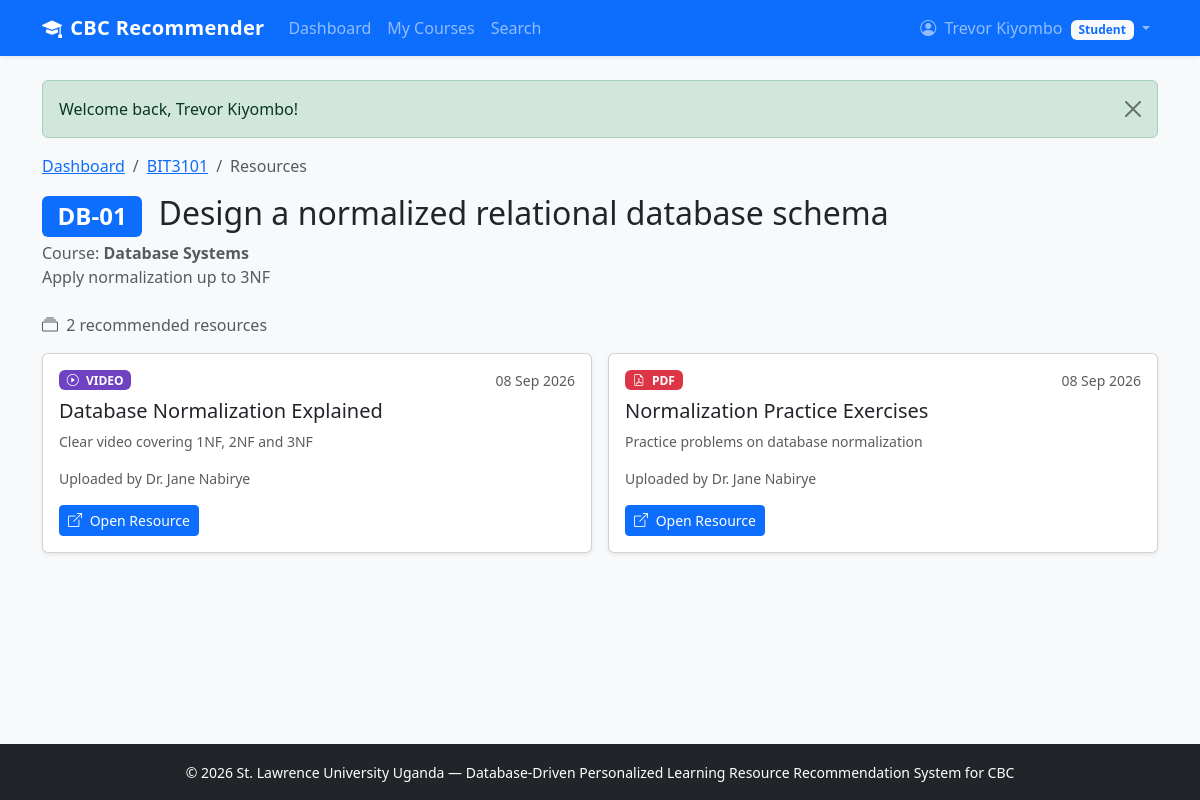
/student/resources.php?competency_id=1 (signed in), run on the app's committed database.
### tables this page shows
CREATE TABLE competencies (
    competency_id INT PRIMARY KEY AUTO_INCREMENT,
    course_id INT NOT NULL,
    competency_code VARCHAR(30),
    competency_name VARCHAR(255) NOT NULL,
    description TEXT,
    FOREIGN KEY (course_id) REFERENCES courses(course_id) ON DELETE CASCADE
);

CREATE TABLE courses (
    course_id INT PRIMARY KEY AUTO_INCREMENT,
    course_code VARCHAR(20) UNIQUE NOT NULL,
    course_name VARCHAR(150) NOT NULL,
    description TEXT,
    created_at TIMESTAMP DEFAULT CURRENT_TIMESTAMP
);

CREATE TABLE resources (
    resource_id INT PRIMARY KEY AUTO_INCREMENT,
    competency_id INT NOT NULL,
    resource_title VARCHAR(255) NOT NULL,
    resource_type ENUM('link', 'pdf', 'video', 'document') NOT NULL,
    resource_url VARCHAR(500) NOT NULL,
    description TEXT,
    status ENUM('pending', 'approved', 'rejected') NOT NULL DEFAULT 'approved',
    uploaded_by INT NOT NULL,
    upload_date TIMESTAMP DEFAULT CURRENT_TIMESTAMP,
    FOREIGN KEY (competency_id) REFERENCES competencies(competency_id) ON DELETE CASCADE,
    FOREIGN KEY (uploaded_by) REFERENCES users(user_id) ON DELETE CASCADE
);

CREATE TABLE users (
    user_id INT PRIMARY KEY AUTO_INCREMENT,
    username VARCHAR(50) UNIQUE NOT NULL,
    password VARCHAR(255) NOT NULL,
    full_name VARCHAR(100) NOT NULL,
    email VARCHAR(100) UNIQUE NOT NULL,
    role ENUM('student', 'lecturer', 'admin') NOT NULL DEFAULT 'student',
    created_at TIMESTAMP DEFAULT CURRENT_TIMESTAMP
);

### includes/functions.php (called while the page is built, shortened)
<?php
function e(?string $value): string
{
    return htmlspecialchars($value ?? '', ENT_QUOTES, 'UTF-8');
}

### student/resources.php (the view, shortened to what this page needs)
<?php
$competency_id = (int)($_GET['competency_id'] ?? 0);
$pdo = getPDO();
$stmt = $pdo->prepare('
    SELECT c.competency_id, c.competency_code, c.competency_name, c.description,
           co.course_id, co.course_code, co.course_name
    FROM competencies c
    JOIN courses co ON co.course_id = c.course_id
    WHERE c.competency_id = ?
');
$stmt->execute([$competency_id]);
$competency = $stmt->fetch();
$stmt = $pdo->prepare('
    SELECT r.resource_id, r.resource_title, r.resource_type, r.resource_url,
           r.description, r.upload_date, r.status, u.full_name AS uploaded_by_name
    FROM resources r
    JOIN users u ON u.user_id = r.uploaded_by
    WHERE r.competency_id = ? AND r.status = ?
    ORDER BY r.upload_date DESC
');
$stmt->execute([$competency_id, 'approved']);
$resources = $stmt->fetchAll();
require_once __DIR__ . '/../includes/header.php';
?>
<nav aria-label="breadcrumb">
    <ol class="breadcrumb">
        <li class="breadcrumb-item"><a href="dashboard.php">Dashboard</a></li>
        <li class="breadcrumb-item">
            <a href="competencies.php?course_id=<?= (int)$competency['course_id'] ?>">
                <?= e($competency['course_code']) ?>
            </a>
        </li>
        <li class="breadcrumb-item active">Resources</li>
    </ol>
</nav>
<div class="mb-4">
    <h2 class="mb-1">
        <?php if ($competency['competency_code']): ?>
            <span class="badge bg-primary me-2"><?= e($competency['competency_code']) ?></span>
        <?php endif; ?>
        <?= e($competency['competency_name']) ?>
    </h2>
    <p class="text-muted">
        Course: <strong><?= e($competency['course_name']) ?></strong>
        <?php if (!empty($competency['description'])): ?>
            <br><?= e($competency['description']) ?>
        <?php endif; ?>
    </p>
</div>
<?php if (empty($resources)): ?>
    <div class="alert alert-info">
        <i class="bi bi-info-circle me-2"></i>
        No learning resources have been tagged to this competency yet.
        Please check back later or contact your lecturer.
    </div>
<?php else: ?>
    <p class="text-muted mb-3">
        <i class="bi bi-collection me-1"></i>
        <?= count($resources) ?> recommended resource<?= count($resources) === 1 ? '' : 's' ?>
    </p>
    <div class="row g-3">
        <?php foreach ($resources as $res): ?>
            <?php
            $typeClass = match ($res['resource_type']) {
                'link'     => 'badge-type-link',
                'pdf'      => 'badge-type-pdf',
                'video'    => 'badge-type-video',
                'document' => 'badge-type-document',
                default    => 'bg-secondary',
            };
            $typeIcon = match ($res['resource_type']) {
                'link'     => 'bi-link-45deg',
                'pdf'      => 'bi-file-earmark-pdf',
                'video'    => 'bi-play-circle',
                'document' => 'bi-file-earmark-text',
                default    => 'bi-file',
            };
            ?>
            <div class="col-md-6">
                <div class="card card-resource h-100 shadow-sm">
                    <div class="card-body">
                        <div class="d-flex justify-content-between align-items-start mb-2">
                            <span class="badge <?= $typeClass ?>">
                                <i class="bi <?= $typeIcon ?> me-1"></i>
                                <?= e(strtoupper($res['resource_type'])) ?>
                            </span>
                            <small class="text-muted">
                                <?= date('d M Y', strtotime($res['upload_date'])) ?>
                            </small>
                        </div>
                        <h5 class="card-title"><?= e($res['resource_title']) ?></h5>
                        <?php if (!empty($res['description'])): ?>
                            <p class="card-text text-muted small">
                                <?= e($res['description']) ?>
                            </p>
                        <?php endif; ?>
                        <p class="small text-muted mb-3">
                            Uploaded by <?= e($res['uploaded_by_name']) ?>
                        </p>
                        <a href="<?= e($res['resource_url']) ?>" target="_blank" rel="noopener"
                           class="btn btn-primary btn-sm">
                            <i class="bi bi-box-arrow-up-right me-1"></i> Open Resource
                        </a>
                    </div>
                </div>
            </div>
        <?php endforeach; ?>
    </div>
<?php endif; ?>
<?php require_once __DIR__ . '/../includes/footer.php'; ?>

### assets/css/style.css (style rules this page uses)
body { min-height: 100vh; display: flex; flex-direction: column; }
.card-resource { transition: transform 0.15s ease, box-shadow 0.15s ease; }
.badge-type-pdf { background-color: #dc3545; }
.badge-type-video { background-color: #6f42c1; }

### data on the page
competencies: course.course_code "BIT3101", competency_code "DB-01", competency_name "Design a normalized relational database schema", course.course_name "Database Systems", description "Apply normalization up to 3NF"
resources: resource_type "VIDEO", upload_date "08 Sep 2026", resource_title "Database Normalization Explained", description "Clear video covering 1NF, 2NF and 3NF", uploaded_by.full_name "Dr. Jane Nabirye"
resources: resource_type "PDF", upload_date "08 Sep 2026", resource_title "Normalization Practice Exercises", description "Practice problems on database normalization", uploaded_by.full_name "Dr. Jane Nabirye"

### other printed values
$_SESSION['full_name'] "Trevor Kiyombo"
current_role() "Student"
$flash['message'] "Welcome back, Trevor Kiyombo!"
count($resources) "2"
